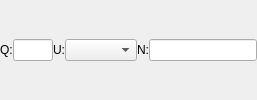
                          <widget class="QWidget" name="tab_ingr">
                           <attribute name="title">
                            <string>Ingrédient</string>
                           </attribute>
                           <layout class="QVBoxLayout" name="verticalLayout_13">
                            <property name="spacing">
                             <number>0</number>
                            </property>
                            <property name="leftMargin">
                             <number>0</number>
                            </property>
                            <property name="topMargin">
                             <number>0</number>
                            </property>
                            <property name="rightMargin">
                             <number>0</number>
                            </property>
                            <property name="bottomMargin">
                             <number>0</number>
                            </property>
                            <item>
                             <layout class="QHBoxLayout" name="horizontalLayout_17">
                              <item>
                               <widget class="QLabel" name="label_22">
                                <property name="text">
                                 <string>Q:</string>
                                </property>
                               </widget>
                              </item>
                              <item>
                               <widget class="QLineEdit" name="qte_ingr">
                                <property name="minimumSize">
                                 <size>
                                  <width>40</width>
                                  <height>0</height>
                                 </size>
                                </property>
                                <property name="maximumSize">
                                 <size>
                                  <width>40</width>
                                  <height>16777215</height>
                                 </size>
                                </property>
                               </widget>
                              </item>
                              <item>
                               <widget class="QLabel" name="label_23">
                                <property name="text">
                                 <string>U:</string>
                                </property>
                               </widget>
                              </item>
                              <item>
                               <widget class="QComboBox" name="unit_ingr">
                                <property name="minimumSize">
                                 <size>
                                  <width>50</width>
                                  <height>0</height>
                                 </size>
                                </property>
                                <property name="maximumSize">
                                 <size>
                                  <width>100</width>
                                  <height>16777215</height>
                                 </size>
                                </property>
                               </widget>
                              </item>
                              <item>
                               <widget class="QLabel" name="label_24">
                                <property name="text">
                                 <string>N:</string>
                                </property>
                               </widget>
                              </item>
                              <item>
                               <widget class="QLineEdit" name="editIngr"/>
                              </item>
                             </layout>
                            </item>
                           </layout>
                          </widget>
